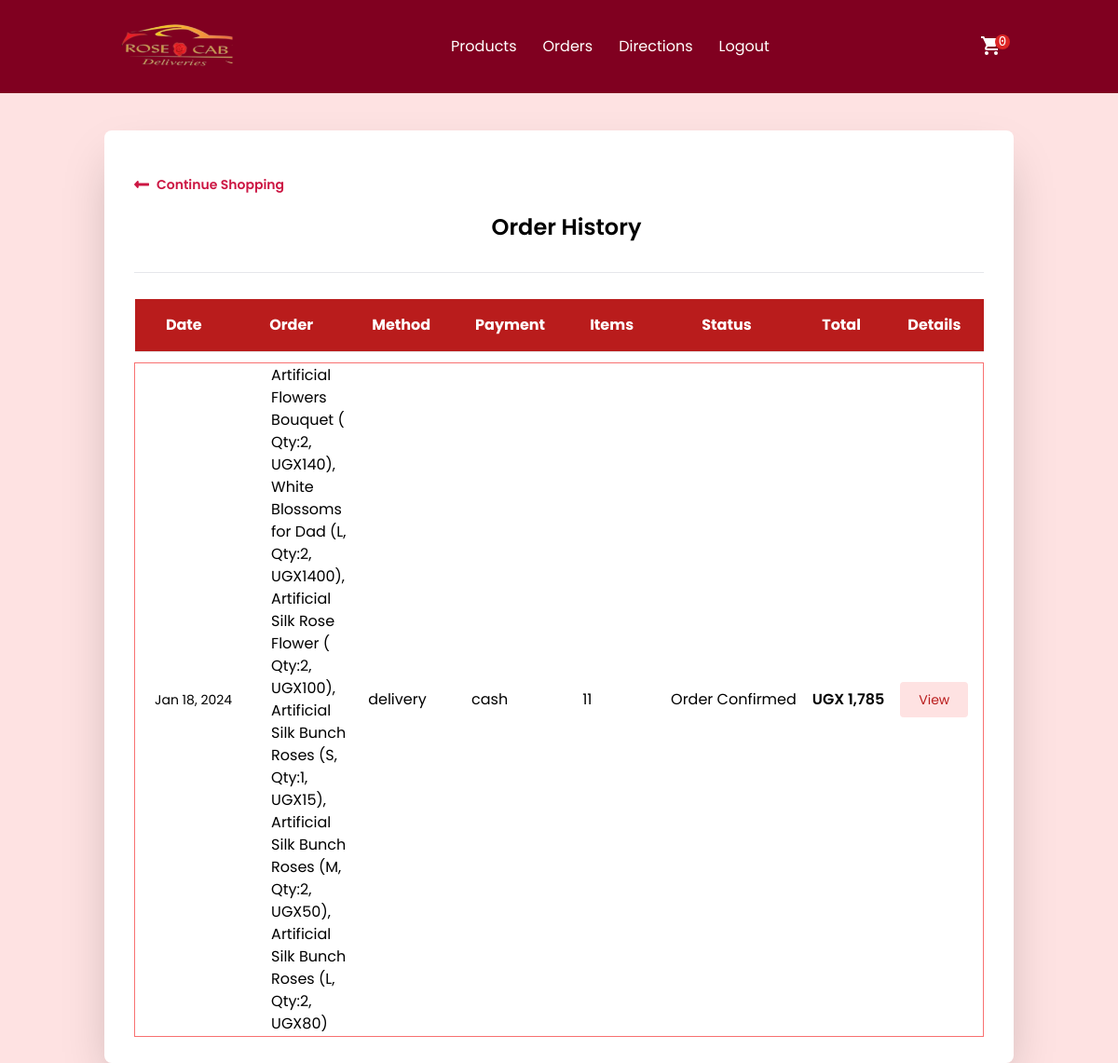
The page /orders/ (signed in) on the database as committed earlier.
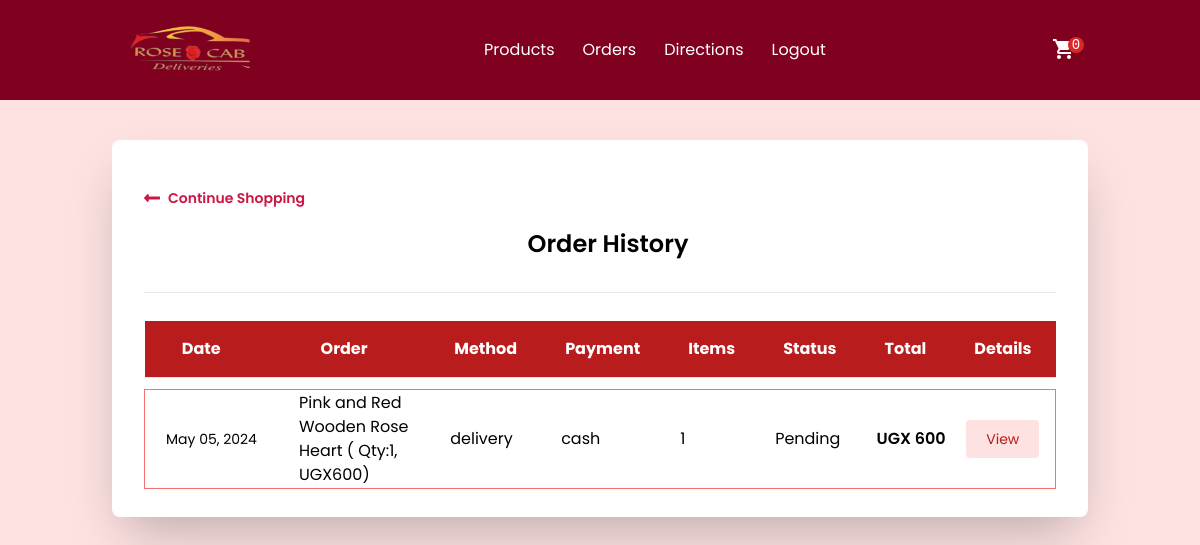
The same page on the database as committed later.
### order/models.py (models this page shows, shortened)
class Order(models.Model):
    PAYMENT_CHOICES = (("cash", "cash"), ("online", "online"))
    DELIVERY_CHOICES = (("delivery", "delivery"), ("carryout", "carryout"))
    transaction_id = models.UUIDField(
        primary_key=True, default=uuid.uuid4, editable=True
    )
    customer = models.ForeignKey(Customer, on_delete=models.CASCADE)
    STATUS =(
        ('Pending','Pending'),
        ('Order Confirmed','Order Confirmed'),
        ('Out for Delivery','Out for Delivery'),
        ('Delivered','Delivered'),
    )
    status=models.CharField(max_length=50,null=True,choices=STATUS,default='Pending')
    date_ordered = models.DateTimeField(auto_now_add=True)
    date_modified = models.DateTimeField(auto_now=True)
    complete = models.BooleanField(default=False)
    date_completed = models.DateTimeField(null=True, blank=True)
    paid = models.BooleanField(default=False)
    payment_method = models.CharField(max_length=10, choices=PAYMENT_CHOICES)
    delivery_method = models.CharField(max_length=10, choices=DELIVERY_CHOICES)
    shipping = models.ForeignKey(
        "ShippingAddress", on_delete=models.SET_NULL, blank=True, null=True
    )
    pickup = models.ForeignKey(
        "PickUpDetail", on_delete=models.SET_NULL, blank=True, null=True
    )
    coupon = models.ForeignKey(
        "Coupon", on_delete=models.SET_NULL, blank=True, null=True
    )
    email = models.EmailField(max_length=70, null=True, blank=True)
    phone = models.CharField(max_length=20, null=True, blank=True)
    @property
    def get_cart_subtotal(self):
        order_items = self.orderitem_set.all()
        total = sum([item.get_total for item in order_items])
        return total
    get_cart_subtotal.fget.short_description = "Subtotal"
    @property
    def get_cart_total(self):
        total = self.get_cart_subtotal
        if self.coupon:
            total = total - self.get_coupon_value
        return total
    get_cart_total.fget.short_description = "Total"
    @property
    def get_cart_items(self):
        order_items = self.orderitem_set.all()
        total = sum([item.quantity for item in order_items])
        return total
    get_cart_items.fget.short_description = "# Items"
    @property
    def display_items(self):
        order_items = self.orderitem_set.all()
        ticker, l = 1, len(order_items)
        product_titles = str()
        for item in order_items:
            add_comma = ", " if l > 1 and ticker != l else ""
            if item.variation:
                product_title = f"""{item.product.name}
                ({item.variation.get_size},
                Qty:{item.quantity}, UGX{item.get_total}){add_comma}"""
            else:
                product_title = f"""{item.product.name}
                ( Qty:{item.quantity}, UGX{item.get_total}){add_comma}"""
            product_titles += product_title
            ticker += 1
        return product_titles
    @property
    def get_coupon_value(self):
        if self.coupon:
            if self.coupon.discount_type == "Percent":
                coupon_value = round(
                    self.get_cart_subtotal * self.coupon.discount_amount / 100, 2
                )
            else:
                coupon_value = self.coupon.discount_amount
        else:
            coupon_value = None
        return coupon_value
    get_coupon_value.fget.short_description = "Coupon"

class OrderItem(models.Model):
    product = models.ForeignKey(Product, on_delete=models.CASCADE)
    order = models.ForeignKey(Order, on_delete=models.CASCADE)
    variation = models.ForeignKey(
        ProductVariant, on_delete=models.SET_NULL, blank=True, null=True
    )
    quantity = models.IntegerField(default=0)
    date_added = models.DateTimeField(auto_now_add=True)
    @property
    def get_item_price(self):
        if self.product.has_variants:
            return self.variation.price
        else:
            return self.product.price
    @property
    def get_total(self):
        if self.product.has_variants:
            total = self.variation.price * self.quantity
        else:
            total = self.product.price * self.quantity
        return total
    get_total.fget.short_description = "Total"
    def image_tag(self):
        return mark_safe(
            f'<img src="{self.product.image.url}" width="100" height="100" />'
        )
    image_tag.short_description = "Image"

### store/models.py (models this page shows, shortened)
class Product(models.Model):
    id = models.UUIDField(primary_key=True, default=uuid.uuid4, editable=False)
    name = models.CharField(max_length=100)
    price = models.DecimalField(max_digits=15, decimal_places=0, blank=True, null=True)
    desc = models.TextField(max_length=500, blank=True, null=True)
    image = models.ImageField(blank=True, upload_to="images")
    created_at = models.DateField(auto_now_add=True)
    updated_at = models.DateField(auto_now=True)
    product_category = models.ForeignKey(
        "Category", on_delete=models.CASCADE, null=True, blank=True
    )
    class Meta:
        ordering = ("product_category",)
    def image_tag(self):  # pragma: no cover
        if self.image:
            return mark_safe(f'<img src="{self.image.url}" width="100" height="100" />')
    image_tag.short_description = "Image"
    @property
    def has_variants(self):
        if self.productvariant_set.count() > 0:
            return True
        else:
            return False

class ProductVariant(models.Model):
    title = models.CharField(max_length=100, blank=True, null=True)
    product = models.ForeignKey(Product, on_delete=models.CASCADE)
    size = models.ForeignKey(Size, on_delete=models.CASCADE)
    price = models.DecimalField(max_digits=15, decimal_places=0)
    @property
    def get_size(self):
        return str(self.size)

class Size(models.Model):
    name = models.CharField(max_length=20, blank=True, null=True, unique=True)
    def __str__(self):
        return self.name

### users/views.py (the view)
# urls.py: path("orders/", views.my_orders, name="my_orders"),
@login_required(login_url="users:login")
def my_orders(request):
    customer = request.user.customer
    orders = Order.objects.filter(customer=customer, complete=True).order_by(
        "-date_modified"
    )
    return render(request, "users/orders.html", context={"orders": orders})

### store/context_processors.py (called while the page is built, shortened)
def get_cart_quantity(request):
    if request.user.is_authenticated:
        try:
            customer = request.user.customer
        except:
            number_of_items = 0
    try:
        customer_order = Order.objects.filter(customer=customer, complete=False)[0]
        number_of_items = customer_order.get_cart_items
    except:
        number_of_items = 0
    return {"cart_quantity": number_of_items}

### templates/users/orders.html (shortened to what the changed rows need)
{% extends "store/navbar.html" %}
{%load static%}
{% block content %}
<div class="container mx-auto mt-10">
    <div class="sm:px-6 w-full">
        <div class="bg-white shadow-2xl rounded-lg py-4 md:py-7 px-4 md:px-8 xl:px-10">
            <div class="md:flex-col flex-row items-center justify-between">
                <div class="flex flex-col sm:flex-row items-center justify-center border-b pb-8">
                    <div class="md:ml-4 mt-4 md:mt-0">
                        <h1 class="font-semibold text-2xl">Order History</h1>
                    </div>
                </div>
            </div>
            {%if orders%}
            <div class="mt-7 overflow-x-auto">
                <table class="w-full shadow whitespace-nowrap">
                    <thead
                        class="border-b border-neutral-200 bg-red-700 font-medium dark:border-white/10 dark:text-neutral-800">
                        <tr class="text-white">
                            <th scope="col" class="px-6 py-4">Date</th>
                            <th scope="col" class="px-6 py-4">Order</th>
                            <th scope="col" class="px-6 py-4">Method</th>
                            <th scope="col" class="px-6 py-4">Payment</th>
                            <th scope="col" class="px-6 py-4">Items</th>
                            <th scope="col" class="px-6 py-4">Status</th>
                            <th scope="col" class="px-6 py-4">Total</th>
                            <th scope="col" class="px-6 py-4">Details</th>
                        </tr>
                    </thead>
                    <tbody>
                        {% for order in orders %}
                        <tr class="h-3"> </tr>
                        <tr tabindex="0"
                            class="focus:outline-none h-16 border border-red-400 hover:bg-red-50 rounded-md">
                            <td>
                                <div class="ml-5">
                                    <div class="text-sm w-1/6 whitespace-nowrap">
                                        {{order.date_modified|date:"M d, Y" }}
                                    </div>
                                </div>
                            </td>
                            <td class="">
                                <div class="flex items-center pl-10 whitespace-normal">
                                    <div class="w-full ">
                                        <span>{{order.display_items}}</span>
                                    </div>
                                </div>
                            </td>
                            <td class="pl-5 text-center">
                                <div class="flex items-center">
                                    <div class="w-1/5">{{order.delivery_method}}</div>
                                </div>
                            </td>
                            <td class="pl-5">
                                <div class="w-1/5">{{order.payment_method}}</div>
                            </td>
                            <td class="pl-4">
                                <div class="w-1/5">{{order.get_cart_items}}</div>
                            </td>
                            <td class="pl-4">
                                <div class="w-1/5">{{order.status}}</div>
                            </td>
                            <td class="pl-4">
                                <div class="w-1/5 font-semibold">
                                    UGX&nbsp;<span class="Comma">{{order.get_cart_total|floatformat:0}}</span>
                                </div>
                            </td>
                            <td class="pl-4">
                                <button class="btn-more-details py-3 px-5 text-sm focus:outline-none leading-none text-red-700 bg-red-100 rounded focus:ring-2
                 focus:ring-offset-2 focus:ring-red-300 hover:bg-red-200 " data-order-id="{{ forloop.counter }}">
                                    View
                                </button>
                            </td>
                        </tr>
                        {% endfor %}
                    </tbody>
                </table>
            </div>
            {% else %}
            <div class="text-center text-xl font-semibold">
                <p>You have no order history</p>
            </div>
            {% endif %}
        </div>
    </div>
</div>
{% endblock %}

Rows that differ between the two databases and show on the page:
removed Order: date_modified "Jan 18, 2024", display_items "Artificial Flowers Bouquet ( Qty:2, UGX140), White Blossoms for Dad (L, Qty:2, UGX1400), Artificial Silk Rose Flower ( Qty:2, UGX100), Artificial Silk Bunch Roses (S, Qty:1, UGX15), Artificial Silk Bunch Roses (M, Qty:2, UGX50), Artificial Silk Bunch Roses (L, Qty:2, UGX80)", delivery_method "delivery", payment_method "cash", get_cart_items "11", status "Order Confirmed", get_cart_total "1,785"
added Order: date_modified "May 05, 2024", display_items "Pink and Red Wooden Rose Heart ( Qty:1, UGX600)", delivery_method "delivery", payment_method "cash", get_cart_items "1", status "Pending", get_cart_total "600"
